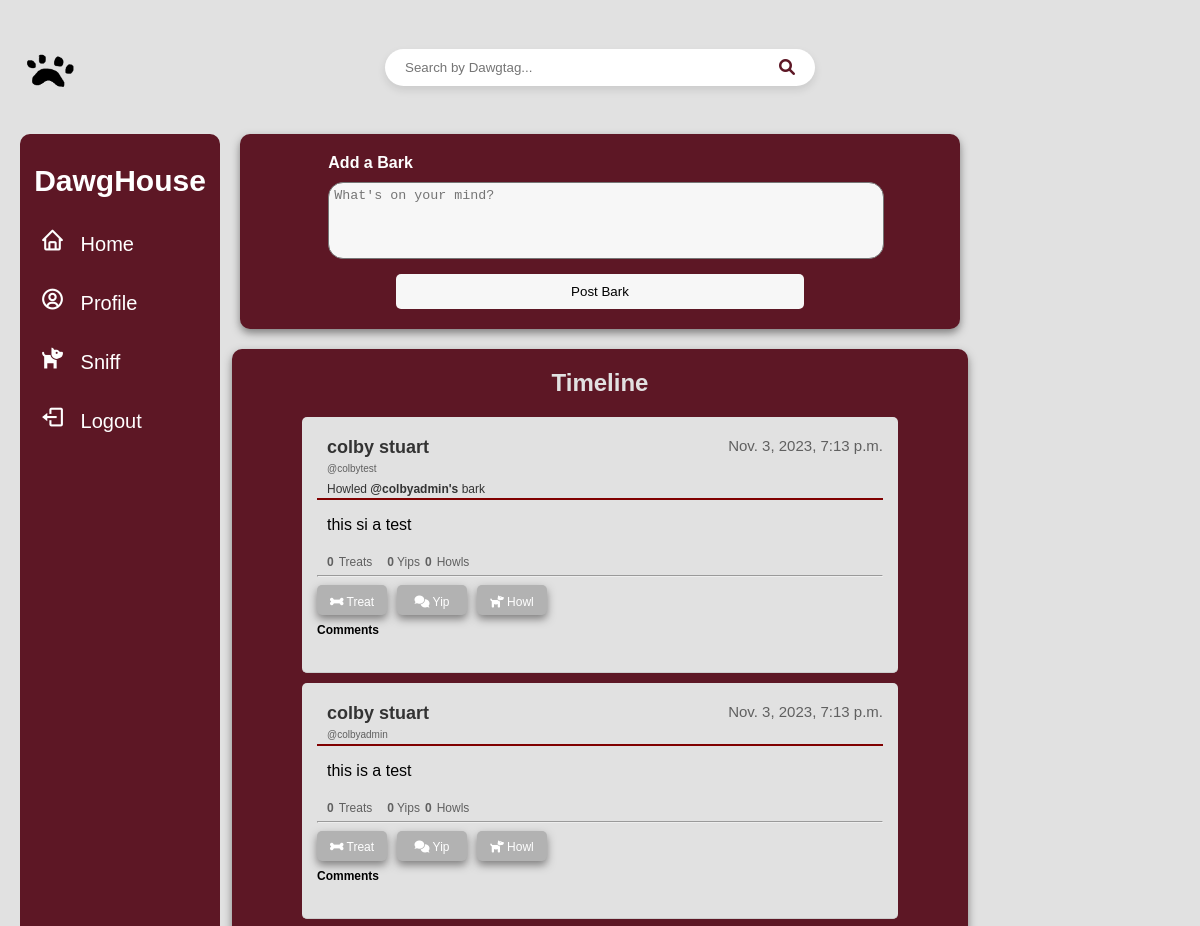
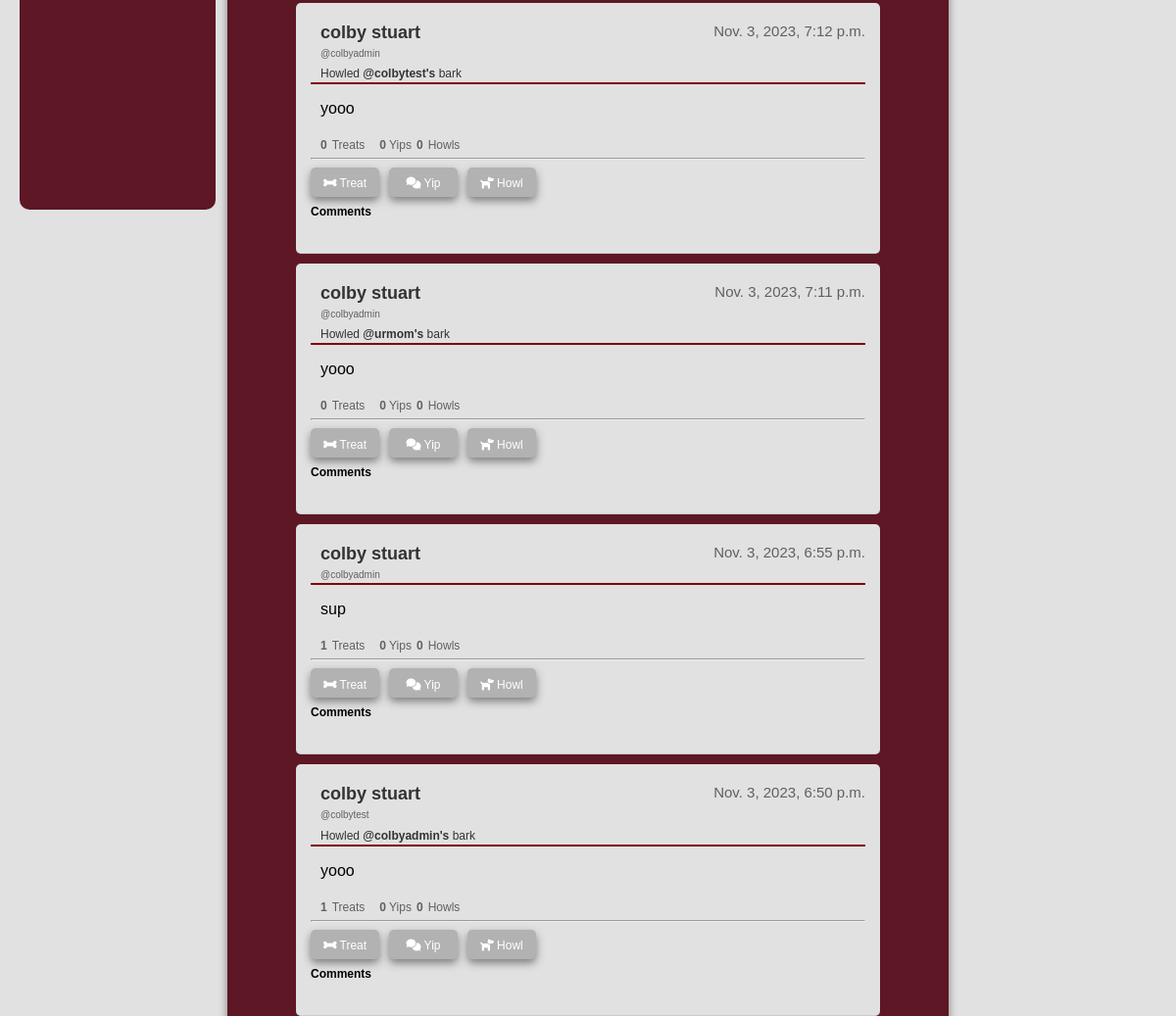
Page / (signed in, upper part) on the earlier database version (2 pictures, top to bottom).
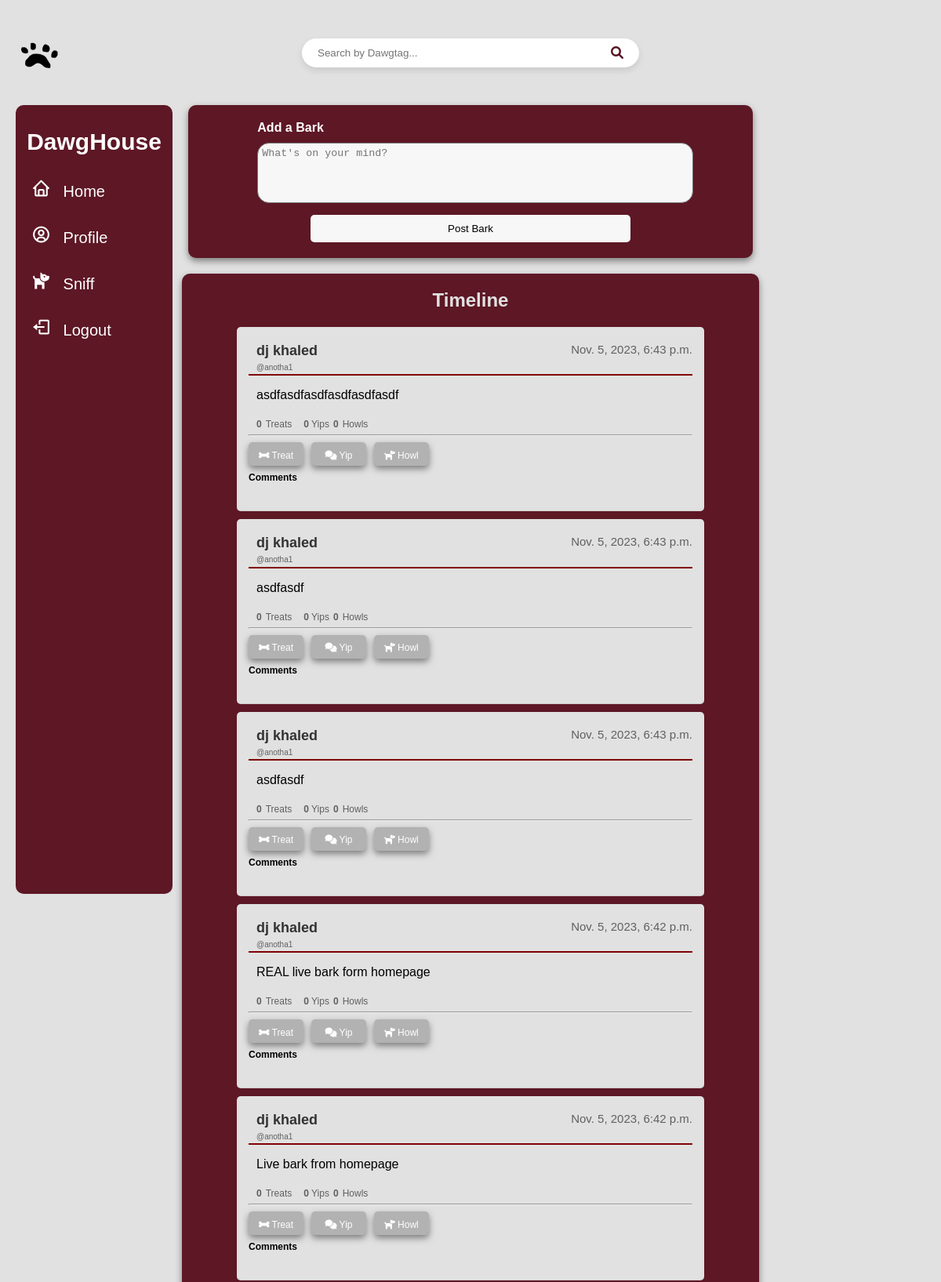
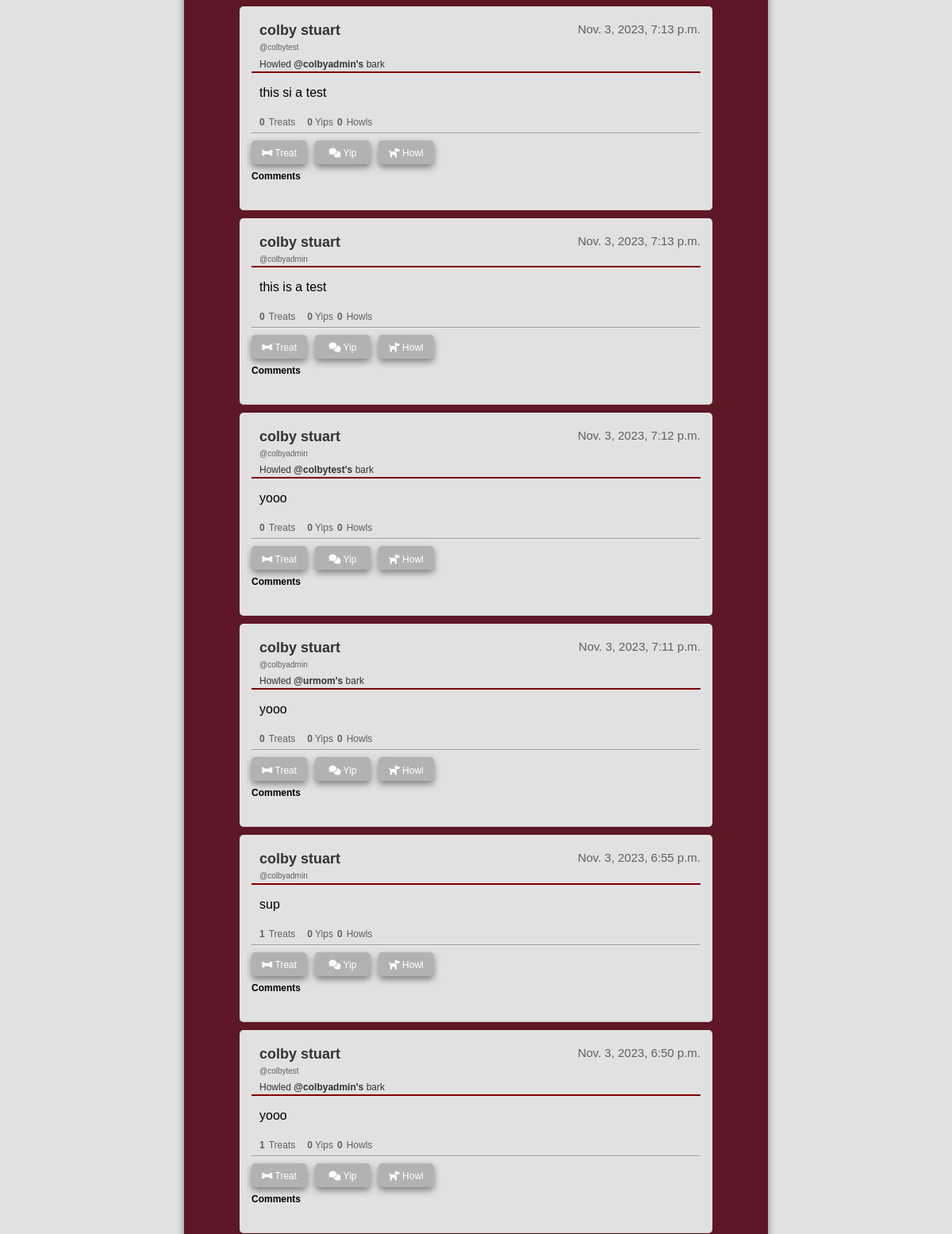
Same page on the later database version (2 pictures, top to bottom).
### homepage/models.py (models this page shows, shortened)
class Bark(models.Model):
    id = models.UUIDField(primary_key=True, default=uuid.uuid4)
    user = models.ForeignKey(settings.AUTH_USER_MODEL, on_delete=models.CASCADE)
    content = models.TextField()
    timestamp = models.DateTimeField(auto_now_add=True)
    num_likes = models.IntegerField(default=0)
    num_yips = models.IntegerField(default=0)
    num_howls = models.IntegerField(default=0)
    treated_by = models.ManyToManyField(
        DawgHouseUser, related_name="treats_given", blank=True
    )
    is_repost = models.BooleanField(default=False)
    original_bark=models.ForeignKey('self',null=True,blank=True, on_delete=models.SET_NULL)

class DawgHouseUser(AbstractBaseUser, PermissionsMixin):
    username = models.CharField(unique=True, max_length=30)
    first_name = models.CharField(max_length=30)
    last_name = models.CharField(max_length=30)
    bio = models.TextField(blank=True, max_length=200)
    friends = models.ManyToManyField("self", blank=True)
    is_staff = models.BooleanField(default=False)
    USERNAME_FIELD = "username"
    REQUIRED_FIELDS = ["first_name", "last_name"]
    objects = DawgHouseUserManager()

### homepage/views.py (the view)
# urls.py: path("", views.home_view, name="home_view"),
def home_view(request):
    if request.user.is_authenticated:
        user = request.user
        friends = user.friends.all()
        barks = Bark.objects.filter(Q(user=user) | Q(user__in=friends)).order_by(
            "-timestamp"
        )
        context = {
            "barks": barks,
        }
        return render(request, "main_page.html", context)
    return render(request, "homepage.html")

### homepage/templates/main_page.html (shortened to what this page needs)
<!DOCTYPE html>
<html lang="en">
  <head>
    <link
      rel="stylesheet"
      href="https://cdnjs.cloudflare.com/ajax/libs/font-awesome/6.0.0/css/all.min.css"
    />
    {% load static %}
    <link rel="stylesheet" type="text/css" href="{% static 'homepage.css' %}" />
    <link
      href="https://unpkg.com/boxicons@2.1.4/css/boxicons.min.css"
      rel="stylesheet"
    />
  </head>
  <body>
    <div class="top-bar">
      <a href="{% url 'main_timeline' %}" class="logo-link">
        <img
          src="{% static 'images/DHLogo.png' %}"
          alt="DawgHouse Logo"
          class="logo"
        />
      </a>
      <form
        method="POST"
        action="{% url 'search_users' %}"
        class="search-bar-container"
      >
        <input
          type="text"
          id="searchInput"
          name="username"
          placeholder="Search by Dawgtag..."
        />
        <button type="submit">
          <i class="fa fa-search" aria-hidden="true"></i>
        </button>
      </form>
    </div>
    <div class="box">
      <div class="sidebar">
        <p>DawgHouse</p>
        <ul>
          <li>
            <a href="" class="active">
              <span class="icon"><i class="bx bx-home"></i></span>
              <span class="item">Home</span>
            </a>
          </li>
          <li>
            <a href="{% url 'profile' user.username %}">
              <span class="icon"><i class="bx bx-user-circle"></i></span>
              <span class="item">Profile</span>
            </a>
          </li>
          <li>
            <a href="{% url 'accept_example' %}">
              <span class="icon"><i class="bx bxs-dog"></i></span>
              <span class="item">Sniff</span>
            </a>
          </li>
          <li>
            <a href="{% url 'logout_view' %}" class="active">
              <span class="icon"><i class="bx bx-log-out"></i></span>
              <span class="item">Logout</span>
            </a>
          </li>
        </ul>
      </div>
    </div>
    <div class="add-bark-container">
      <form action="{% url 'home_post_bark' %}" method="post">
        <div class="bark-input-group">
          <strong>Add a Bark</strong>
          <textarea
            name="bark_content"
            placeholder="What's on your mind?"
            required
          ></textarea>
        </div>
        <button type="submit">Post Bark</button>
      </form>
    </div>
    <div class="barks-container">
      <h2>Timeline</h2>
      <ul>
        {% for bark in barks %}
        <li class="bark">
          <div class="bark-header">
            <div class="user-names">
              <h3>
                <strong
                  ><a
                    href="{% url 'profile' bark.user.username %}"
                    class="hidden-link"
                    >{{ bark.user.first_name }} {{ bark.user.last_name }}</a
                  ></strong
                >
              </h3>
              <h4>@{{ bark.user.username }}</h4>
              {% if bark.is_repost %}
              <p>
                Howled
                <a
                  href="{% url 'profile' username=bark.original_bark.user.username %}"
                  class="hidden-link"
                  ><strong>@{{ bark.original_bark.user.username }}'s</strong>
                  bark</a
                >
              </p>
              {% endif %}
            </div>
            <p class="timestamp">{{ bark.timestamp }}</p>
          </div>
          <hr color="maroon" />
          <div class="bark-content-display">
            <p id="bark-content-{{ bark.id }}">{{ bark.content }}</p>
          </div>
          <div class="counters-container">
            <h4 class="counters-container">
              <strong>{{ bark.num_likes }}</strong> Treats
              <span class="comment-counter"
                ><strong>{{ bark.num_yips }}</strong> Yips</span
              >
              <strong>{{ bark.num_howls }}</strong> Howls
            </h4>
          </div>
          <hr />
          <div class="button-container">
            <form
              action="{% url 'give_treat' bark.id user.username 'main_timeline' %}"
              method="post"
            >
              {% csrf_token %} {% if user in bark.treated_by.all %}
              <button type="submit" style="background-color: rgb(70, 18, 18)">
                <i class="fa-solid fa-bone" style="color: white"></i> Treat
              </button>
              {% else %}
              <button type="submit">
                <i class="fa-solid fa-bone" style="color: white"></i> Treat
              </button>
              {% endif %}
            </form>
            <button class="show-comment-input" data-bark-id="{{ bark.id }}">
              <i class="fa-solid fa-comments" style="color: white"></i> Yip
            </button>
            <form method="POST" class="repost-form">
              <button
                type="button"
                class="repost-button"
                data-bark-id="{{ bark.id }}"
              >
                <i class="fa-solid fa-dog" style="color: white"></i> Howl
              </button>
            </form>
          </div>
          <div class="comments-container">
            <h2>Comments</h2>
          </div>
        </li>
        {% endfor %}
      </ul>
    </div>
  </body>
</html>

### homepage/static/homepage.css (style rules this page uses)
body { font-family: Arial, sans-serif; background-color: rgb(225, 225, 225); margin: 20px; padding: 0; }
.box .sidebar p { color: white; display: flex; justify-content: center; font-size: 30px; font-weight: bold; }
.box .sidebar { position: fixed; margin-top: 20px; border-radius: 10px; background-color: #5d1725; width: 200px; padding-bottom: 55%; transition: all 0.5s ease; }
.box .sidebar ul li { list-style-type: none; }
.box .sidebar ul li a { padding-left: 20px; text-decoration: none; display: block; padding-bottom: 30px; color: white; font-size: 20px; position: relative; }
.box .sidebar ul li a .icon { color: white; font-size: 25px; padding-right: 10px; }
.top-bar { display: flex; align-items: center; justify-content: space-between; padding: 10px 5px; position: relative; }
.search-bar-container { display: flex; align-items: center; background-color: white; border-radius: 20px; padding: 5px 15px; box-shadow: 0 4px 8px rgba(0,0,0,0.1); position: absolute; left: 50%; transform: translateX(-50%); width: 400px; }
#searchInput { border: none; outline: none; padding: 5px; flex-grow: 1; }
.fa-search { color: #5d1725; cursor: pointer; }
.search-bar-container button { background: none; border: none; padding: 5px; cursor: pointer; color: #5d1725; }
.search-bar-container button .fa-search { font-size: 16px; }
.logo-link { display: inline-block; vertical-align: middle; z-index: 10; }
.logo { height: 70px; width: auto; transition: opacity 0.3s ease; }
.bark { border-bottom: 1px solid #ccc; padding: 10px 0; }
ul { list-style-type: none; padding: 0; }
.barks-container { flex: 1 100%; width: 60%; margin-left: auto; margin-right: auto; background-color: #5d1725; padding: 20px; border-radius: 10px; box-shadow: 0 4px 8px rgb(127, 126, 126); color: black; margin-top: 20px; }
.barks-container h2 { margin: 0; margin-bottom: 20px; text-align: center; color: #e1e1e1; }
.barks-container ul { list-style-type: none; padding: 0; }
.barks-container li { padding: 15px; margin-left: 50px; margin-right: 50px; margin-bottom: 10px; background-color: rgb(225, 225, 225); border-radius: 5px; }
.barks-container h3 { font-size: 18px; margin-top: 5px; margin-bottom: 0; margin-left: 10px; font-weight: bold; }
.barks-container h4 { font-size: 10px; font-weight: normal; margin-top: -5px; margin-left: 10px; color: #606060; }
.counters-container h4 { font-size: 12px; font-weight: normal; margin-top: 5px; margin-left: 10px; color: #606060; }
.counters-container { display: flex; align-items: center; gap: 5px; flex-wrap: wrap; }
.comment-counter { margin-left: 10px; }
.bark-header { display: flex; justify-content: space-between; }
.user-names h4 { margin-top: 5px; }
.user-names p { font-size: 12px; font-weight: 500; color: #333; margin-top: -5px; }
.user-names a { text-decoration: none; color:#333; }
.barks-container .timestamp { text-align: right; font-size: 15px; margin-top: 5px; color: #606060; }
.barks-container hr { margin-top: -10px; }
.barks-container button { width: 70px; height: 30px; border-radius: 5px; background-color: #b2b2b2; text-align: center; font-size: 12px; font-weight: 300; padding-top: 4px; margin-top: 0px; box-shadow: 0 4px 8px rgb(127, 126, 126); color: white; border: none; }
.barks-container p { margin-left: 10px; }
.bark-content-display { position: relative; padding-right: 25px; }
.button-container { display: flex; align-items: center; gap: 10px; }
.comments-container h2 { text-align: left; color:black; font-size: 12px; margin-top: 8px; }
.add-bark-container { flex: 1; background-color: #5d1725; padding: 20px; border-radius: 10px; box-shadow: 0 4px 8px rgb(127, 126, 126); color: white; max-height: 250px; margin-top: 20px; margin-left: 19%; margin-right: 19%; }
.bark-input-group { display: flex; flex-direction: column; align-items: flex-start; width: 80%; margin: 0 auto; }
.add-bark-container textarea { margin-left: 0; margin-right: 0; margin-top: 5px; margin-bottom: 5px; width: 100%; padding: 5px; margin: 10px 0; border-radius: 15px; resize: none; background-color:#f7f7f7; height: 65px; }
.add-bark-container button { margin-left: auto; margin-right: auto; margin-top: 5px; width: 60%; display: block; padding: 10px; background-color: #f7f7f7; color: black; border: none; border-radius: 5px; cursor: pointer; }

### homepage/templates/main_page.html (style rules this page uses)
.hidden-link { text-decoration: none; color: inherit; }

Differences in the rows shown:
added Bark: user.first_name "dj", user.last_name "khaled", user.username "anotha1", timestamp "Nov. 5, 2023, 6:43 p.m.", content "asdfasdfasdfasdfasdfasdf", num_likes "0", num_yips "0", num_howls "0", shows "Treat"
added Bark: user.first_name "dj", user.last_name "khaled", user.username "anotha1", timestamp "Nov. 5, 2023, 6:43 p.m.", content "asdfasdf", num_likes "0", num_yips "0", num_howls "0", shows "Treat"
added Bark: user.first_name "dj", user.last_name "khaled", user.username "anotha1", timestamp "Nov. 5, 2023, 6:43 p.m.", content "asdfasdf", num_likes "0", num_yips "0", num_howls "0", shows "Treat"
added Bark: user.first_name "dj", user.last_name "khaled", user.username "anotha1", timestamp "Nov. 5, 2023, 6:42 p.m.", content "REAL live bark form homepage", num_likes "0", num_yips "0", num_howls "0", shows "Treat"
added Bark: user.first_name "dj", user.last_name "khaled", user.username "anotha1", timestamp "Nov. 5, 2023, 6:42 p.m.", content "Live bark from homepage", num_likes "0", num_yips "0", num_howls "0", shows "Treat"
